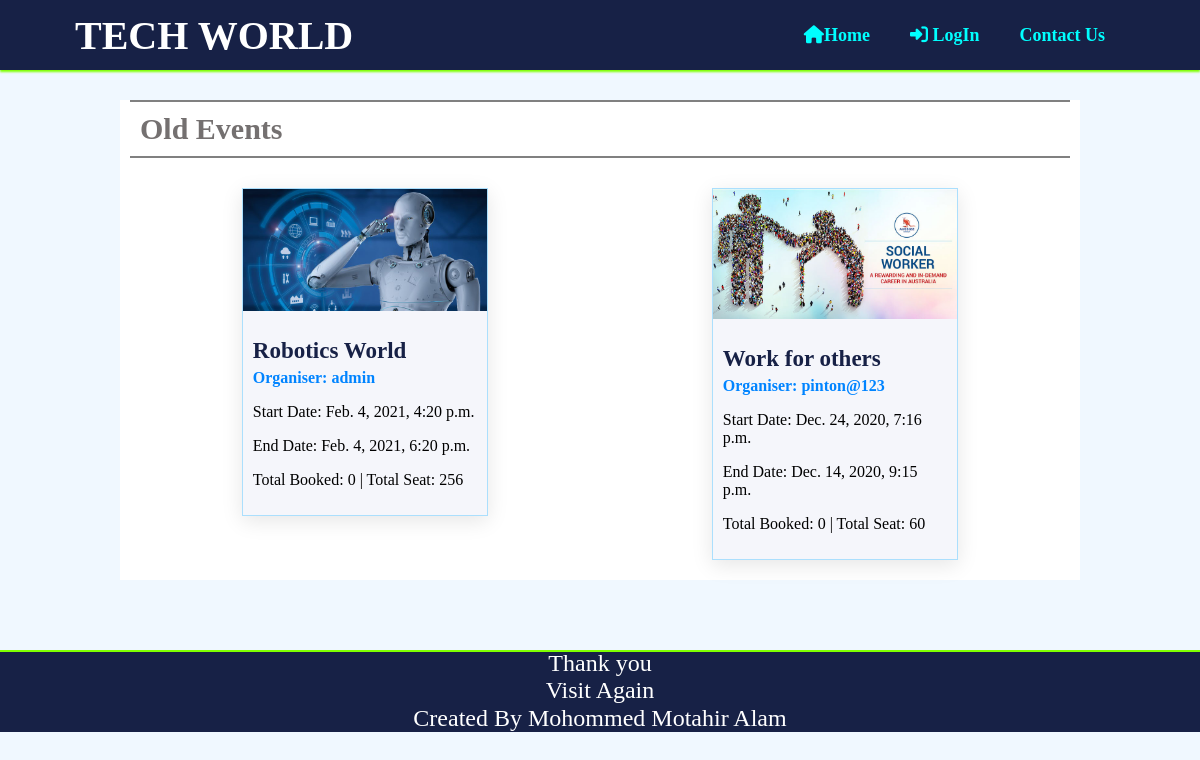
/old_events, run on the app's committed database.
### event/models.py (models this page shows, shortened)
class Event(models.Model):
    name=models.CharField(max_length=250)
    category=models.ForeignKey(Category, on_delete=models.CASCADE)
    image=models.ImageField(upload_to='event/')
    organiser=models.ForeignKey(get_user_model(), on_delete=models.CASCADE)
    create_date=models.DateTimeField(auto_now_add=True)
    start_date=models.DateTimeField()
    end_date=models.DateTimeField()
    vanue=models.CharField(max_length=250)
    maximum_participants=models.PositiveIntegerField()
    description=models.TextField()
    slug=models.SlugField(blank=True)
    slot_booked=models.PositiveIntegerField(default=0)

### account/models.py (models this page shows)
class User(AbstractUser):
    CATEGORY_CHOICES=[
        ('Organiser','Organiser'),
        ('Member','Member')
    ]
    email=models.EmailField(unique=True)
    contact=models.CharField(max_length=10)
    profile=models.ImageField(upload_to='account/',blank=True)
    bio=models.TextField(blank=True)
    category=models.CharField(choices=CATEGORY_CHOICES,default='Member',max_length=9)
    REQUIRED_FIELDS=('email','category','first_name','last_name')
    def __str__(self):
        return self.username

### event/views.py (the view)
# urls.py: path('old_events',old_events,name='Old Events'),
def old_events(request):
    now=datetime.now()
    events=Event.objects.filter(start_date__lt=now)
    return render(request,"event/Old.html",context={"events":events})

### event/templates/event/Old.html
{% extends 'event/base.html' %}
{%block content%}
            <h2>Old Events</h2>
            <div id="blog">
                {% for i in events%}
                    <div class="blogdiv">
                        <a class="link" href="{%url 'Event Details' i.slug%}">
                        <div class="image"><img src="{{i.image.url}}" alt="Getting started with Artificial Intelligence" width="100%" height="100%"></div>
                        <div class="details">
                            <p class="heading">{{i.name}}</p>
                            <p class="author">Organiser: {{i.organiser}}</p>
                            <p>Start Date: {{i.start_date}}</p>
                            <p>End Date: {{i.end_date}}</p>
                            <p>Total Booked: {{i.slot_booked}}<span> | Total Seat: {{i.maximum_participants}}</span></p>
                        </div></a>
                    </div>
                {% endfor %}
            </div>
{% endblock %}

### event/static/event/css/Style.css (style rules this page uses)
html { scroll-behavior: smooth; }
body { margin: 0px; padding: 0px; background-color: aliceblue; font-family: 'Times New Roman', Times, serif; }
h2 { font-weight: bolder; color: rgb(116, 112, 112); margin: 0px 10px; padding: 10px; font-size: 30px; border-bottom: 2px solid gray; border-top: 2px solid gray; }
#blog { box-sizing: border-box; width: 100%; margin: 10px auto; padding: 10px; display: flex;; flex-direction: row; flex-wrap: wrap; }
.blogdiv { width: 26%; height: 100%; background-color: #f5f6fb; cursor: pointer; margin: 10px auto; box-shadow: 0 5px 20px 0 rgba(0,0,0,.1); border: 1px solid rgba(0,168,255,.3); }
.image { width: 100%; height: 50%; }
.details { padding:10px; padding-top: 0px; height: 50%; }
.heading { color: #172146; font-size: 23px; font-weight: 900; margin-bottom: 5px; }
.author { color: #0084ff; font-weight: 700; margin: 0px; padding: 0px; }
.link { text-decoration: none; color: unset; }

### data on the page
Event: image (picture), name "Robotics World", organiser "admin", start_date "Feb. 4, 2021, 4:20 p.m.", end_date "Feb. 4, 2021, 6:20 p.m.", slot_booked "0", maximum_participants "256"
Event: image (picture), name "Work for others", organiser "pinton@123", start_date "Dec. 24, 2020, 7:16 p.m.", end_date "Dec. 14, 2020, 9:15 p.m.", slot_booked "0", maximum_participants "60"
